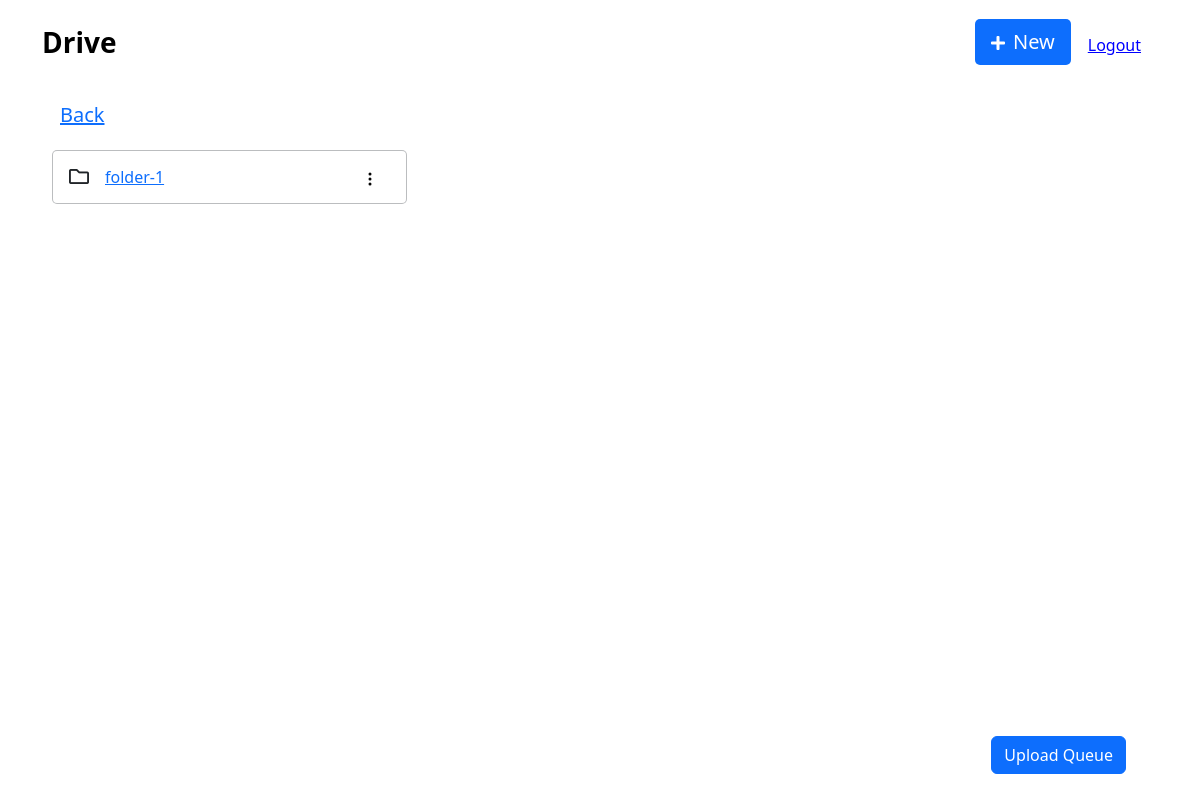
The app's page /drive/folders/ (signed in), older data.
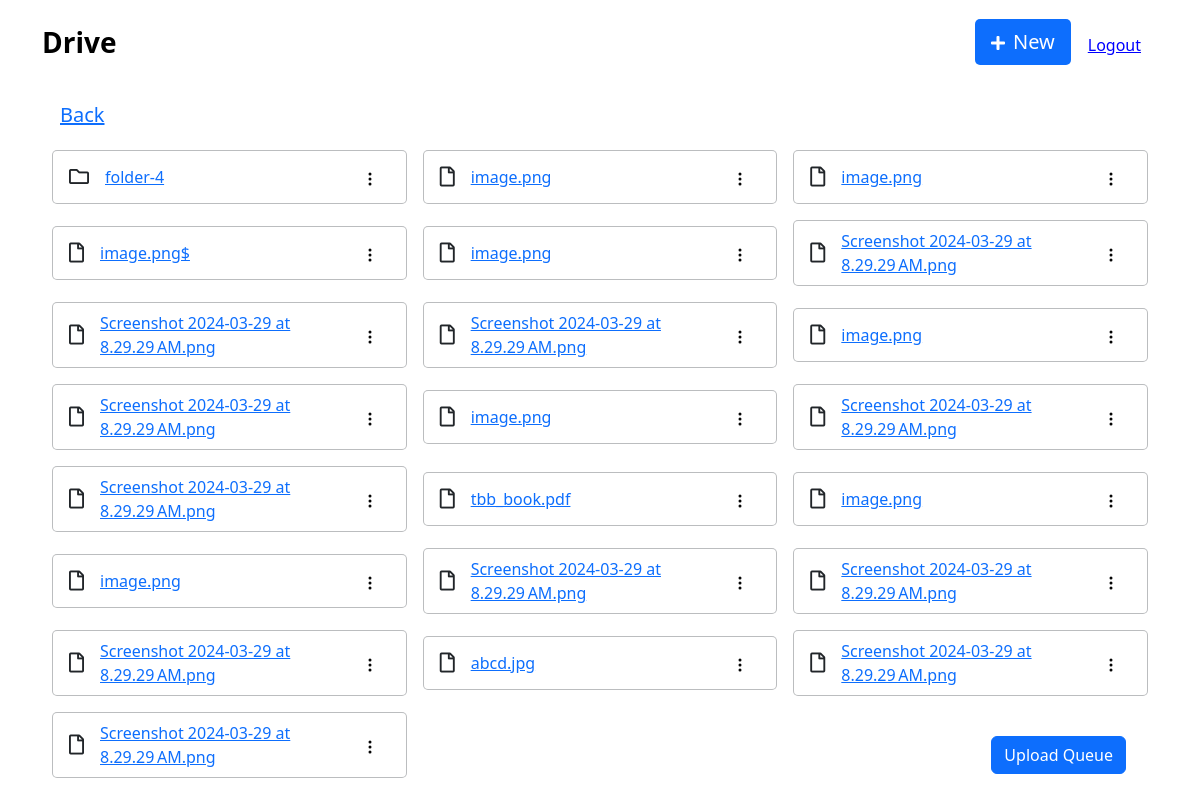
The same page, newer data.
### drive/models.py (models this page shows)
class Folder(models.Model):
    name = models.CharField(max_length=100)
    created_at = models.DateTimeField(auto_now_add=True)
    parent_folder = models.ForeignKey('self', on_delete=models.CASCADE, null=True, blank=True)
    is_empty = models.BooleanField(default=True)
    user = models.ForeignKey(User, on_delete=models.CASCADE, null=True, blank=True)

class File(models.Model):
    name = models.CharField(max_length=100)
    created_at = models.DateTimeField(auto_now_add=True)
    object_key = models.CharField(max_length=300)
    folder = models.ForeignKey(Folder, on_delete=models.CASCADE, null=True, blank=True)
    user = models.ForeignKey(User, on_delete=models.CASCADE, null=True, blank=True)

### drive/views.py (the view, shortened to what this page needs)
# urls.py: path('folders/', FolderListView.as_view()),
class FolderListView(LoginRequiredMixin, View):
    template_name = "main.html"
    def get(self, request, *args, **kwargs):
        context = {}
        folder_id = self.kwargs.get('folder_id', None)
        if folder_id:
            folder = Folder.objects.get(id=folder_id, user=request.user)
            context['parent_folder_id'] = folder.parent_folder and folder.parent_folder.id
        context['folder_id'] = folder_id
        context['folders'] = Folder.objects.filter(parent_folder=folder_id, user=request.user)
        context['files'] =  File.objects.filter(folder=folder_id, user=request.user)
        request.session['current_folder_id'] = folder_id
        return render(request, 'main.html', context)

### drive/templates/main.html (shortened to what this page needs)
{% extends 'partials/base.html' %}
{% block content %}
<main style="font-size: 20px;">
    <nav class="navbar navbar-expand-md bg-body py-3">
        <div class="container"><a class="navbar-brand d-flex align-items-center" href="#"><span class="fs-3 fw-bold">Drive</span></a>
            <div class="collapse navbar-collapse" id="navcol-2">
                <ul class="navbar-nav ms-auto">
                    <li class="nav-item dropdown"><a class="nav-link" aria-expanded="false" data-bs-toggle="dropdown" href="#" style="background: rgb(13,110,253);color: rgb(255,255,255);border-radius: 5px;padding: 8px 16px;"><i class="fas fa-plus fs-6 me-2 align-self-end"></i>New</a>
                    </li>
                </ul>
            </div>
            <form method="post" action="{% url 'users:logout' %}">
                <button class="btn ps-3 pb-0 pe-3 ms-0" style="font-size: 16px; color:blue; text-decoration:underline;">Logout</button>
            </form>
        </div>
    </nav>
<div class="container-fliud"  style="padding: 0px 32px;">
    <div class="row gx-2 gy-2" id="file-items" style="padding: 8px 16px;">
        <div style="padding: 8px 16px;">
            {% if parent_folder_id %}
            <a href="/drive/folders/{{ parent_folder_id }}"> Back </a>
            {% else %}
            <a href="/drive/"> Back </a>
            {% endif %}
        </div>
        {% for item in folders %}
            {% include './partials/folder_item.html' with item=item rename_modal_id="#modal-4" delete_modal_id="#modal-5" %}
        {% endfor %}
        {% for item in files %}
            {% include './partials/file_item.html' with item=item rename_modal_id="#modal-2" delete_modal_id="#modal-3" %}
        {% endfor %}
    </div>
</div>
<div  class="position-fixed me-5" style="background: var(--bs-body-bg);right: 10px;bottom: 10px;padding: 8px 16px;text-align: left;">
    <a id="dropdown-btn" class="btn btn-primary mb-2" data-bs-toggle="collapse" aria-expanded="false" aria-controls="collapse-1" href="#" role="button" style="width: 100%;">Upload Queue</a>
</div>
</main>
{% endblock %}

### drive/templates/partials/base.html (shortened to what this page needs)
{% load static %}
<!DOCTYPE html>
<html data-bs-theme="light" lang="en">
<head>
    <link rel="stylesheet" href="{% static 'css/bootstrap.min.css' %}">
    <link rel="stylesheet" href="{% static 'css/fontawesome-all.min.css' %}">
    <link rel="stylesheet" href="{% static 'css/Navbar-Right-Links-icons.css' %}">
</head>
<body>
    {% block content %}
    {% endblock %}
</body>
</html>

### drive/templates/partials/file_item.html (shortened to what this page needs)
{% extends './item_card.html' %}
{% block data_attr %}
    data-file-id="{{ item.id}}" data-file-name="{{ item.name}}"
{% endblock%}
{% block card_content %}
    <i class="far fa-file" style="font-size: 20px;"></i>
    <a class="file-item-link pe-auto" href="#"> {{ item.name}} </a>
{% endblock %}

### drive/templates/partials/item_card.html (shortened to what this page needs)
<div class="align-self-center col-12 col-sm-6 col-md-4 col-lg-4 col-xl-4 col-xxl-3" style="padding: 4px 8px;"  {% block data_attr %} {% endblock%}>
    <div class="d-flex justify-content-between align-items-center" style="padding: 8px 16px;font-size: 16px;background: var(--bs-body-bg); border: 1px solid rgba(132,135,139,0.55);border-radius: 5px;">
        <div class="d-flex justify-content-between align-items-center gap-3" >
            {% block card_content %} {% endblock %}
        </div>
        <div>
            <div class="dropdown show">
                <button class="btn btn-primary" aria-expanded="true" data-bs-toggle="dropdown" type="button" style="background: var(--bs-btn-disabled-color);color: rgb(5,5,5);border-style: none;">
                    {% include './three_dot_icon.html' %}
                </button>
            </div>
        </div>
    </div>
</div>

### drive/templates/partials/three_dot_icon.html
<svg xmlns="http://www.w3.org/2000/svg" width="1em" height="1em" fill="currentColor" viewBox="0 0 16 16" class="bi bi-three-dots-vertical">
    <path d="M9.5 13a1.5 1.5 0 1 1-3 0 1.5 1.5 0 0 1 3 0m0-5a1.5 1.5 0 1 1-3 0 1.5 1.5 0 0 1 3 0m0-5a1.5 1.5 0 1 1-3 0 1.5 1.5 0 0 1 3 0"></path>
</svg>

### drive/templates/partials/folder_item.html (shortened to what this page needs)
{% extends './item_card.html'%}
{% block data_attr %}
    data-folder-id="{{ item.id}}" data-folder-name="{{ item.name}}" data-folder-is-emtpy={% if item.is_empty %}1{% else %}0{% endif %}
{% endblock%}
{% block card_content %}
    <i class="far fa-folder" style="font-size: 20px;"></i>
    <a data-cy="folder-click" class="pe-auto" href="/drive/folders/{{ item.id }}"> {{ item.name}} </a>
{% endblock %}

Row changes from the older to the newer data that the page shows:
removed Folder: name "folder-1"
added Folder: name "folder-4"
added File: name "image.png"
added File: name "image.png"
added File: name "image.png$"
added File: name "image.png"
added File: name "Screenshot 2024-03-29 at 8.29.29 AM.png"
added File: name "Screenshot 2024-03-29 at 8.29.29 AM.png"
added File: name "Screenshot 2024-03-29 at 8.29.29 AM.png"
added File: name "image.png"
added File: name "Screenshot 2024-03-29 at 8.29.29 AM.png"
added File: name "image.png"
added File: name "Screenshot 2024-03-29 at 8.29.29 AM.png"
added File: name "Screenshot 2024-03-29 at 8.29.29 AM.png"
added File: name "tbb_book.pdf"
added File: name "image.png"
added File: name "image.png"
added File: name "Screenshot 2024-03-29 at 8.29.29 AM.png"
added File: name "Screenshot 2024-03-29 at 8.29.29 AM.png"
added File: name "Screenshot 2024-03-29 at 8.29.29 AM.png"
added File: name "abcd.jpg"
added File: name "Screenshot 2024-03-29 at 8.29.29 AM.png"
added File: name "Screenshot 2024-03-29 at 8.29.29 AM.png"
